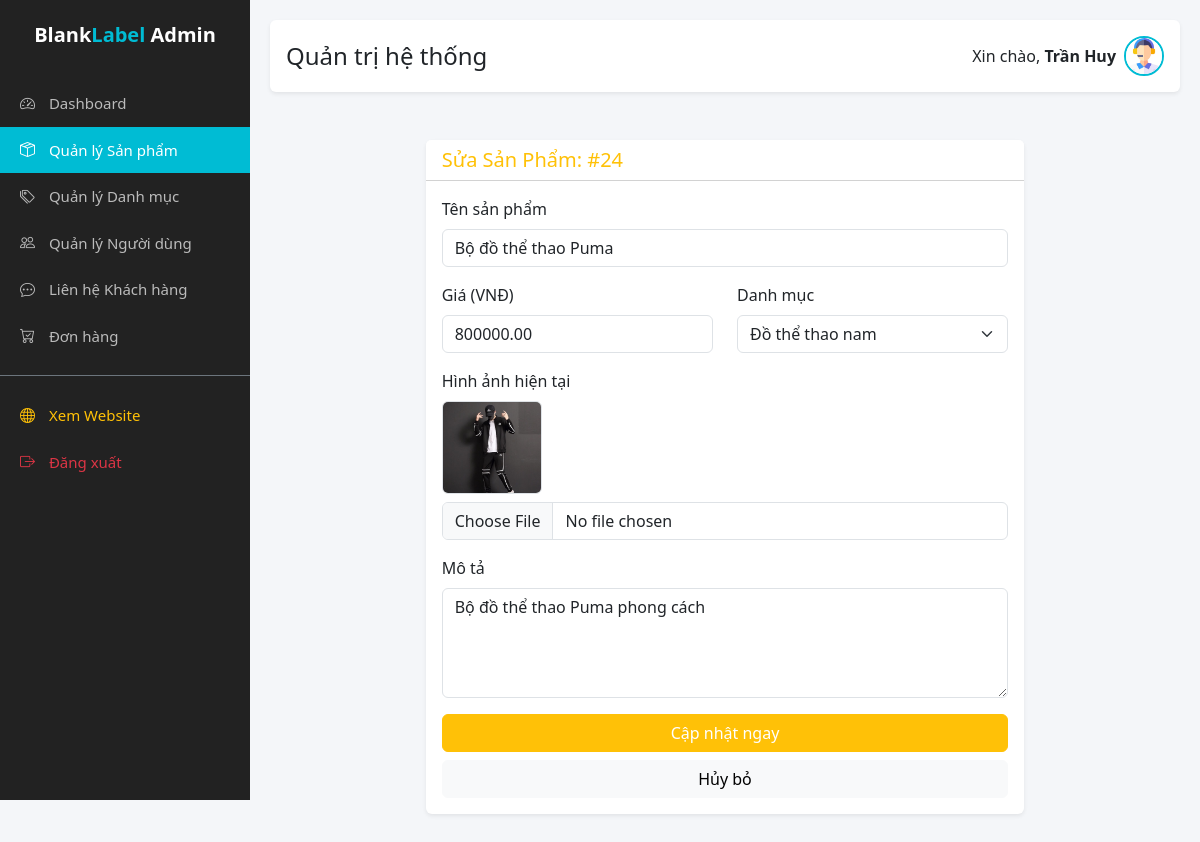
The app's page /admin/product_edit.php?id=24 (signed in) with its own data.
### tables this page shows
CREATE TABLE `san_pham` (
  `id_san_pham` int(11) NOT NULL,
  `ten_san_pham` varchar(255) DEFAULT NULL,
  `id_danh_muc` int(11) DEFAULT NULL,
  `gia` decimal(10,2) DEFAULT NULL,
  `mo_ta` text DEFAULT NULL,
  `link_anh` varchar(255) DEFAULT NULL
);

### admin/product_edit.php (the view, shortened to what this page needs)
<?php include 'includes/header.php'; ?>
<?php
$id = intval($_GET['id']);
$col_id = 'id_san_pham';
$sql = "SELECT * FROM san_pham WHERE $col_id = $id";
$result = $conn->query($sql);
$product = $result->fetch_assoc();
?>
<div class="row justify-content-center">
    <div class="col-md-8">
        <div class="card shadow-sm border-0 my-4">
            <div class="card-header bg-white">
                <h5 class="m-0 font-weight-bold text-warning">Sửa Sản Phẩm: #<?php echo $id; ?></h5>
            </div>
            <div class="card-body">
                <form action="" method="POST" enctype="multipart/form-data">
                    <div class="mb-3">
                        <label class="form-label">Tên sản phẩm</label>
                        <input type="text" name="ten_san_pham" class="form-control" value="<?php echo htmlspecialchars($product['ten_san_pham']); ?>" required>
                    </div>
                    <div class="row">
                        <div class="col-md-6 mb-3">
                            <label class="form-label">Giá (VNĐ)</label>
                            <input type="number" name="gia" class="form-control" value="<?php echo $product['gia']; ?>" required>
                        </div>
                        <div class="col-md-6 mb-3">
                            <label class="form-label">Danh mục</label>
                            <select name="id_danh_muc" class="form-select">
                                <?php
                                $cat_res = $conn->query("SELECT * FROM danh_muc");
                                if($cat_res) {
                                    while($c = $cat_res->fetch_assoc()){
                                        $cat_id = isset($c['id']) ? $c['id'] : $c['id_danh_muc'];
                                        $selected = ($cat_id == $product['id_danh_muc']) ? 'selected' : '';
                                        echo "<option value='".$cat_id."' $selected>".$c['ten_danh_muc']."</option>";
                                    }
                                }
                                ?>
                            </select>
                        </div>
                    </div>
                    <div class="mb-3">
                        <label class="form-label">Hình ảnh hiện tại</label><br>
                        <?php if(!empty($product['link_anh'])): ?>
                            <img src="../assets/images/<?php echo $product['link_anh']; ?>" width="100" class="rounded border mb-2">
                        <?php else: ?>
                            <p class="text-muted">Chưa có ảnh</p>
                        <?php endif; ?>
                        <input type="file" name="hinh_anh" class="form-control">
                    </div>
                    <div class="mb-3">
                        <label class="form-label">Mô tả</label>
                        <textarea name="mo_ta" class="form-control" rows="4"><?php echo isset($product['mo_ta']) ? htmlspecialchars($product['mo_ta']) : ''; ?></textarea>
                    </div>
                    <div class="d-grid gap-2">
                        <button type="submit" class="btn btn-warning text-white">Cập nhật ngay</button>
                        <a href="admin_products.php" class="btn btn-light">Hủy bỏ</a>
                    </div>
                </form>
            </div>
        </div>
    </div>
</div>
<?php include 'includes/footer.php'; ?>

### admin/includes/header.php (style rules this page uses)
:root { --primary-color: #00bcd4; --dark-bg: #222; }
body { background-color: #f4f6f9; }

### records on screen
san_pham: ten_san_pham "Bộ đồ thể thao Puma", gia "800000.00", link_anh (picture), mo_ta "Bộ đồ thể thao Puma phong cách"

### other values on screen
$_SESSION['admin_name'] "Trần Huy"
$id "24"
form field id_danh_muc "Đồ thể thao nam"
